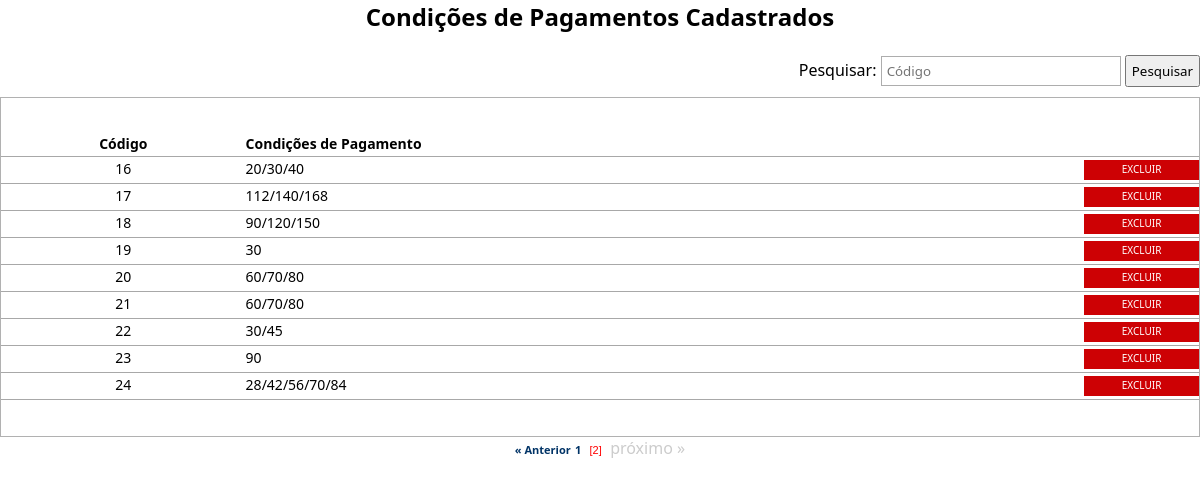
The page /visualiza_condicoes_pagamento.php?pg=1 on the database as committed earlier.
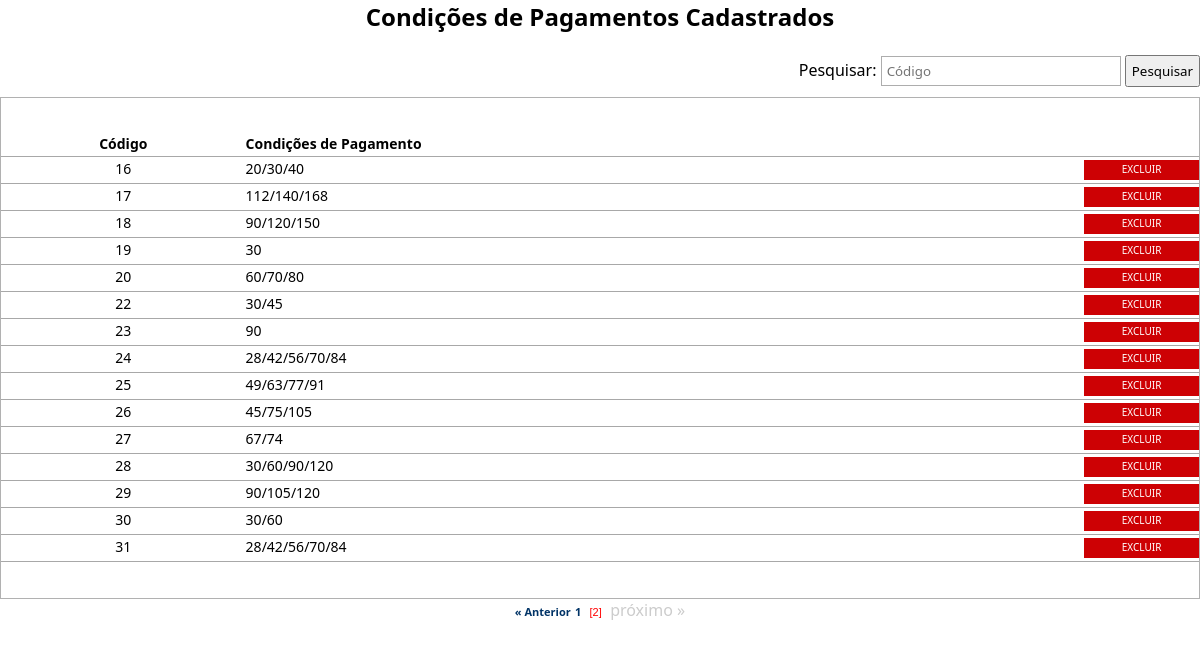
The same page on the database as committed later.
### tables this page shows
CREATE TABLE `condicoes_pagamentos` (
  `id_condicoes` int(11) NOT NULL AUTO_INCREMENT,
  `cod_condicoes` varchar(10) NOT NULL,
  `parcelas` varchar(50) NOT NULL,
  `primeira_condicao` int(11) NOT NULL,
  `segunda_condicao` int(11) NOT NULL,
  `terceira_condicao` int(11) NOT NULL,
  `quarta_condicao` int(11) NOT NULL,
  `quinta_condicao` int(11) NOT NULL,
  PRIMARY KEY (`id_condicoes`)
);

### processos/database.php (called while the page is built, shortened)
<?php
function DBRead ($table, $params = null, $fields = '*') {
	$params = ($params) ? " {$params}" : null;
		$query = "SELECT {$fields} FROM {$table}{$params}";
		$result = DBExecute($query);
		if (!mysqli_num_rows($result))
			return false;
		else {
			while ($res = mysqli_fetch_assoc($result)) {
				$data[] = $res;
			}
			return $data;
		}
}
function DBExecute($query){
	$link = DBConnect();
	$result = @mysqli_query($link, $query) or die (mysqli_error($link));
	return $result;
}
?>

### visualiza_condicoes_pagamento.php (the view, shortened to what this page needs)
<!doctype html>
<html>
<head>
<link href="css/style.css" rel="stylesheet" type="text/css">
<link href="css/style.css" rel="stylesheet" type="text/css">
<link rel="stylesheet" href="css/menu.css">
</head>
<body>
<center><h2> Condições de Pagamentos Cadastrados </h2></center>
<br />
<table width="100%" border="0" cellpadding="0" cellspacing="0" style="margin-bottom: 10px;">
	<tr>
		<td align="right">
        <?php
		require 'processos/database.php';
		?>
          <form  action="<?php echo htmlspecialchars($_SERVER["PHP_SELF"]);?>" method="post">
			Pesquisar: <input type="text" name="pesquisar" placeholder="Código" class="cod" style="margin-right:0;">
			<input type="submit" value="Pesquisar" style="height: 32px; padding: 0 5px 0 5px;">
		  </form>
		</td>
	</tr>
</table>
 <?php
 	if (empty($_POST['pesquisar'])) {
 ?>
<table width="100%" border="0" cellpadding="0" cellspacing="0" class="table">
	<tr class="linha">
		<td class="linha" width="20%" align="center"><b>Código</b></td>
		<td class="linha"><b>Condições de Pagamento</b></td>
    <td width="10%" align="center" class="linha"></td>
	</tr>
<?php
  $numreg = 15;
  $inicial = $_GET['pg'] * $numreg;
	$le_cond = DBRead ("condicoes_pagamentos", "ORDER BY cod_condicoes ASC LIMIT $inicial, $numreg", "*");
  $sql = DBRead ("condicoes_pagamentos");
  $quant = count($sql);
		foreach ($le_cond as $cond){
		?>
	<tr onmouseover="ChangeColor(this, true);" onmouseout="ChangeColor(this, false);">
		<td class="linha" align="center" valign="middle" onclick="DoNav('alterar_condicoes_pagamento.php?id=<?php echo $cond['id_condicoes'];?>');">
			<?php echo $cond['cod_condicoes'];?>
		</td>
		<td class="linha espaco" valign="middle" onclick="DoNav('alterar_condicoes_pagamento.php?id=<?php echo $cond['id_condicoes'];?>');">
		<?php
				if ($cond['primeira_condicao'] != '0') {
					echo $cond['primeira_condicao'];
				}
				if ($cond['segunda_condicao'] != '0') {
					echo "/".$cond['segunda_condicao']."";
				}
				if ($cond['terceira_condicao'] != '0') {
					echo "/".$cond['terceira_condicao']."";
				}
				if ($cond['quarta_condicao'] != '0') {
					echo "/".$cond['quarta_condicao']."";
				}
				if ($cond['quinta_condicao'] != '0') {
					echo "/".$cond['quinta_condicao']."";
				}
		?>
    </td>
	  <td class="linha espaco" valign="middle">
      <span class="excluir">
        <a href="javascript:aviso('<?=$cond['id_condicoes'];?>');">Excluir</a>
      </span>
    </td>
  </tr>
<?php
	}
?>
</table>
<center>
<?php
  require "paginacao.php";
	}
?>
</center>
</body>
</html>

### paginacao.php (shortened to what this page needs)
<?php
$quant_pg = ceil($quant/$numreg);
$quant_pg++;
if ( @$_GET['pg'] > 0) {
echo "<a href=".$_SERVER['PHP_SELF']."?pg=".(@$_GET['pg']-1)." class=pg ><b>&laquo; Anterior</b></a>";
} else {
echo "<font color=#CCCCCC>&laquo; anterior </font>";
}
for($i_pg=1; $i_pg<$quant_pg;$i_pg++) {
if (@$_GET['pg'] == ($i_pg-1)) {
echo "&nbsp;<span class=pgoff>[$i_pg]</span>&nbsp;";
} else {
$i_pg2 = $i_pg-1;
echo "&nbsp;<a href=".$_SERVER['PHP_SELF']."?pg=$i_pg2 class=pg><b>$i_pg</b></a>&nbsp;";
}
}
if ((@$_GET['pg']+2) < $quant_pg) {
echo "<a href=".$_SERVER['PHP_SELF']."?pg=".(@$_GET['pg']+1)." class=pg ><b>próximo &raquo;</b></a>";
} else {
echo "<font color=#CCCCCC>  próximo &raquo;</font>";
}
?>

### css/style.css (style rules this page uses)
html { height: 89%; padding: 0; margin: 0; }
body { height: 99%; padding: 0; margin: 0; }
* { padding: 0; margin: 0; font-family: Segoe, "Segoe UI", "DejaVu Sans", "Trebuchet MS", Verdana, sans-serif; }
.table { width: 100%; border: 1px solid #B1B1B1; padding: 3% 0 3% 0; }
.table td { font-size: 14px; padding: 0 0 3px 5px; }
.cod { width: 20%; height: 30px; border: 1px solid #ADADAD; padding: 0 5px 0 5px; }
.linha { border-bottom: 1px solid hsla(0,0%,66%,1.00); padding: 5px 3px 3px 3px; }
.espaco { padding-left: 70px; }
a { color: #000000; text-decoration: none; font-size: 14px; }
.excluir a { width: auto; display: block; text-decoration: none; color: #FFFFFF; font-size: 10px; margin-top: 3px; padding: 2px 10px 4px 10px; background-color: #CD0104; transition: all 0.5s linear; -o-transition: all 0.5s linear; -webkit-transition: all 0.5s linear; -moz-transition: all 0.5s linear; text-transform: uppercase; border:none; outline: none; cursor: pointer; -webkit-appearance:none; text-align: center; }

### paginacao.php (style rules this page uses)
a.pg { font-family: Verdana, Arial, Helvetica; font-size: 11px; color: #003366; text-decoration: none }

Rows that differ between the two databases and show on the page:
removed condicoes_pagamentos: cod_condicoes "21", primeira_condicao "60", segunda_condicao "70", terceira_condicao "80"
added condicoes_pagamentos: cod_condicoes "25", primeira_condicao "49", segunda_condicao "63", terceira_condicao "77", quarta_condicao "91"
added condicoes_pagamentos: cod_condicoes "26", primeira_condicao "45", segunda_condicao "75", terceira_condicao "105"
added condicoes_pagamentos: cod_condicoes "27", primeira_condicao "67", segunda_condicao "74"
added condicoes_pagamentos: cod_condicoes "28", primeira_condicao "30", segunda_condicao "60", terceira_condicao "90", quarta_condicao "120"
added condicoes_pagamentos: cod_condicoes "29", primeira_condicao "90", segunda_condicao "105", terceira_condicao "120"
added condicoes_pagamentos: cod_condicoes "30", primeira_condicao "30", segunda_condicao "60"
added condicoes_pagamentos: cod_condicoes "31", primeira_condicao "28", segunda_condicao "42", terceira_condicao "56", quarta_condicao "70", quinta_condicao "84"
